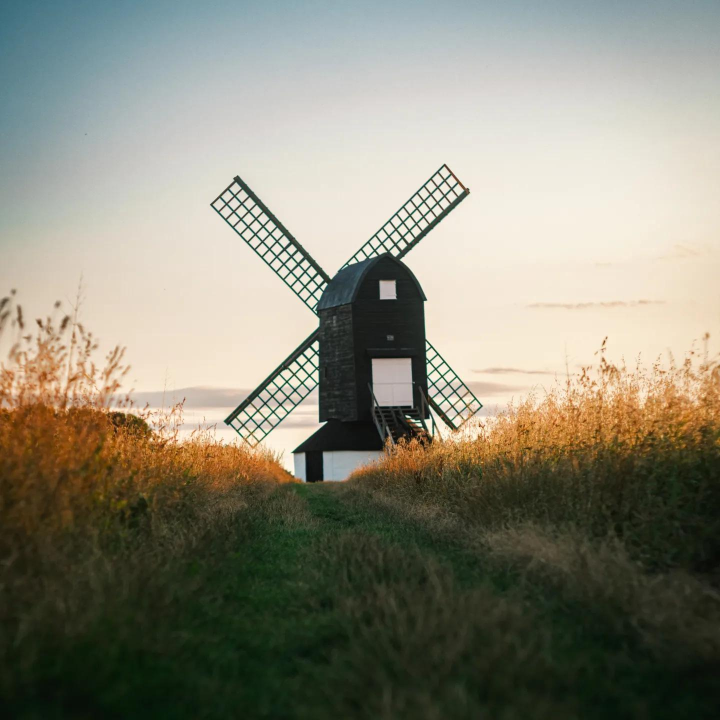
//> input picture Windmill.jpg, 1440 x 1440 px (shown at 1/2 size)
$ ./img_main   (built with g++ and OpenCV 4)
//> lines starting //> are read from the running program, lines starting //| are printed output that depends on the picture
//> further down, original is the input picture: 1440 rows x 1440 cols, CV_8UC3; mean B, G, R 119.3, 135, 137.1
#include <opencv2/opencv.hpp>
#include <iostream>

cv::Mat original, modified; // Declare oriignal and modified as cv::Mat(rices)

// Default params for adjustment later.
int brightness = 50;

int colorX = 50;  // left to right
int colorY = 50;  // bottom to top

int colorShift = 0;
int blurAmount = 1;
bool showEdges = false;
int saveCount = 0;
int edgeThreshold = 50;

// Resize image so it fits window
void showImagePreservingAspect(const std::string& winName, const cv::Mat& img,
                                int maxWidth = 1000, int maxHeight = 800,
                                int minWidth = 300, int minHeight = 300) {
    double imgAspect = static_cast<double>(img.cols) / img.rows;
    double winAspect = static_cast<double>(maxWidth) / maxHeight;

    int displayWidth, displayHeight;
    if (imgAspect > winAspect) {
        displayWidth = maxWidth;
        displayHeight = static_cast<int>(maxWidth / imgAspect);
        if (displayHeight < minHeight) {
            displayHeight = minHeight;
            displayWidth = static_cast<int>(minHeight * imgAspect);
        }
    } else {
        displayHeight = maxHeight;
        displayWidth = static_cast<int>(maxHeight * imgAspect);
        if (displayWidth < minWidth) {
            displayWidth = minWidth;
            displayHeight = static_cast<int>(minWidth / imgAspect);
        }
    }

    cv::Mat resized;
    cv::resize(img, resized, cv::Size(displayWidth, displayHeight));

    cv::Mat canvas(maxHeight, maxWidth, resized.type(), cv::Scalar(20, 20, 20));
    int xOffset = std::max((maxWidth - displayWidth) / 2, 0);
    int yOffset = std::max((maxHeight - displayHeight) / 2, 0);
    resized.copyTo(canvas(cv::Rect(xOffset, yOffset, displayWidth, displayHeight)));

    cv::imshow(winName, canvas);
}

void overlayEdges(cv::Mat &img) {
    cv::Mat gray, edges;
    cv::cvtColor(img, gray, cv::COLOR_BGR2GRAY);
    cv::Sobel(gray, edges, CV_8U, 1, 1);

    // Create a mask where edges are strong
    cv::Mat mask;
    cv::threshold(edges, mask, edgeThreshold, 255, cv::THRESH_BINARY);  // adjust threshold for sharpness

    // Make a yellow overlay image (BGR = [0,255,255])
    cv::Mat yellow(img.size(), img.type(), cv::Scalar(0, 255, 255));

    // Copy yellow onto img only where mask is non-zero
    yellow.copyTo(img, mask);
}

void showHistogram(const cv::Mat& image) {
    std::vector<cv::Mat> bgr_planes;
    cv::split(image, bgr_planes);

    int histSize = 256;
    float range[] = { 0, 256 };
    const float* histRange = { range };
    bool uniform = true, accumulate = false;

    cv::Mat b_hist, g_hist, r_hist;

    cv::calcHist(&bgr_planes[0], 1, 0, cv::Mat(), b_hist, 1, &histSize, &histRange, uniform, accumulate);
    cv::calcHist(&bgr_planes[1], 1, 0, cv::Mat(), g_hist, 1, &histSize, &histRange, uniform, accumulate);
    cv::calcHist(&bgr_planes[2], 1, 0, cv::Mat(), r_hist, 1, &histSize, &histRange, uniform, accumulate);

    int hist_w = 512, hist_h = 400;
    int bin_w = cvRound((double)hist_w / histSize);
    cv::Mat histImage(hist_h, hist_w, CV_8UC3, cv::Scalar(0, 0, 0));

    cv::normalize(b_hist, b_hist, 0, histImage.rows, cv::NORM_MINMAX);
    cv::normalize(g_hist, g_hist, 0, histImage.rows, cv::NORM_MINMAX);
    cv::normalize(r_hist, r_hist, 0, histImage.rows, cv::NORM_MINMAX);

    for (int i = 1; i < histSize; i++) {
        cv::line(histImage,
                 cv::Point(bin_w * (i - 1), hist_h - cvRound(b_hist.at<float>(i - 1))),
                 cv::Point(bin_w * i, hist_h - cvRound(b_hist.at<float>(i))),
                 cv::Scalar(255, 0, 0), 2);
        cv::line(histImage,
                 cv::Point(bin_w * (i - 1), hist_h - cvRound(g_hist.at<float>(i - 1))),
                 cv::Point(bin_w * i, hist_h - cvRound(g_hist.at<float>(i))),
                 cv::Scalar(0, 255, 0), 2);
        cv::line(histImage,
                 cv::Point(bin_w * (i - 1), hist_h - cvRound(r_hist.at<float>(i - 1))),
                 cv::Point(bin_w * i, hist_h - cvRound(r_hist.at<float>(i))),
                 cv::Scalar(0, 0, 255), 2);
    }

    cv::imshow("Histogram", histImage);
}

void drawValueDisplay() {
    cv::Mat valueDisplay(220, 300, CV_8UC3, cv::Scalar(20, 20, 20));

    int y = 30;
    int dy = 30;

    auto drawLine = [&](const std::string &text, cv::Scalar color = cv::Scalar(255, 255, 255)) {
        cv::putText(valueDisplay, text, cv::Point(10, y), cv::FONT_HERSHEY_SIMPLEX, 0.6, color, 1);
        y += dy;
    };

    drawLine("Brightness: " + std::to_string(brightness));
    drawLine("Tint (G↔M): " + std::to_string(colorX));
    drawLine("Temp (B↔Y): " + std::to_string(colorY));
    drawLine("Color Shift: " + std::to_string(colorShift));
    drawLine("Blur: " + std::to_string(blurAmount));
    drawLine("Edge Threshold: " + std::to_string(edgeThreshold));

    y += 10; // extra spacing before toggle section
    drawLine("Press E to toggle edges", cv::Scalar(200, 200, 200));
    drawLine("Edges: " + std::string(showEdges ? "On" : "Off"),
             showEdges ? cv::Scalar(0, 255, 255) : cv::Scalar(100, 100, 100));

    cv::imshow("Values", valueDisplay);
}

void drawColorMap() {
    const int width = 300, height = 300;
    cv::Mat colorMap(height, width, CV_8UC3);

    for (int y = 0; y < height; ++y) {
        for (int x = 0; x < width; ++x) {
            float xf = static_cast<float>(x) / width;   // 0.0 → 1.0
            float yf = static_cast<float>(y) / height;  // 0.0 → 1.0

            // Define axes: X = green ↔ magenta, Y = blue ↔ yellow
            float r = std::min(1.0f, xf + yf);     // red increases toward right and bottom
            float g = std::min(1.0f, (1.0f - xf) + yf); // green increases toward left and bottom
            float b = std::min(1.0f, (1.0f - yf));  // blue increases toward top

            cv::Vec3b color(
                static_cast<uchar>(b * 255),
                static_cast<uchar>(g * 255),
                static_cast<uchar>(r * 255)
            );
            colorMap.at<cv::Vec3b>(y, x) = color;
        }
    }

    // Draw black dot at selected X/Y
    int cx = static_cast<int>((colorX / 100.0) * (width - 1));
    int cy = static_cast<int>((1.0 - colorY / 100.0) * (height - 1)); // Flip Y (top = high)
    cv::circle(colorMap, cv::Point(cx, cy), 5, cv::Scalar(0, 0, 0), -1, cv::LINE_AA);

    cv::imshow("Color Spectrum", colorMap);
}


void updateImage(int, void*) {
    // Manually fetch values before updating image
    brightness     = cv::getTrackbarPos("Brightness", "Image");
    colorX         = cv::getTrackbarPos("Tint (G↔M)", "Image");
    colorY         = cv::getTrackbarPos("Temp (B↔Y)", "Image");
    colorShift     = cv::getTrackbarPos("Color Shift", "Image");
    blurAmount     = cv::getTrackbarPos("Blur", "Image");
    edgeThreshold  = cv::getTrackbarPos("Edge Threshold", "Image");

    colorX = cv::getTrackbarPos("Tint (G↔M)", "Image");
    colorY = cv::getTrackbarPos("Temp (B↔Y)", "Image");
    colorShift = cv::getTrackbarPos("Color Shift", "Image");
    blurAmount = cv::getTrackbarPos("Blur", "Image");
    edgeThreshold = cv::getTrackbarPos("Edge Threshold", "Image");

    modified = original.clone();

    double alpha = 1.0;
    int beta = brightness - 50;
    original.convertTo(modified, -1, alpha, beta);

    // Split into hue, sat and brightness channels, modify hue, recombine.
    std::vector<cv::Mat> channels(3);
    cv::split(modified, channels);

    // Determine target color direction from X/Y
    int dx = colorX - 50;
    int dy = colorY - 50;

    double angle = std::atan2(dy, dx) * 180.0 / CV_PI;
    if (angle < 0) angle += 360;

    // Map angle to RGB channel weights (simplified)
    double r_weight = std::max(0.0, std::cos((angle - 0) * CV_PI / 180));
    double g_weight = std::max(0.0, std::cos((angle - 120) * CV_PI / 180));
    double b_weight = std::max(0.0, std::cos((angle - 240) * CV_PI / 180));

    // Normalize
    double sum = r_weight + g_weight + b_weight + 1e-6;
    r_weight /= sum;
    g_weight /= sum;
    b_weight /= sum;

    // Scale intensity of shift
    int shift = 20;
    channels[2] = cv::min(channels[2] + r_weight * shift, 255); // Red
    channels[1] = cv::min(channels[1] + g_weight * shift, 255); // Green
    channels[0] = cv::min(channels[0] + b_weight * shift, 255); // Blue

    cv::merge(channels, modified);


    cv::Mat hsv;
    cv::cvtColor(modified, hsv, cv::COLOR_BGR2HSV);
//> hsv: 1440 rows x 1440 cols, CV_8UC3; mean H, S, V 108.8, 126, 108.9
    std::vector<cv::Mat> hsvChannels;
    cv::split(hsv, hsvChannels);
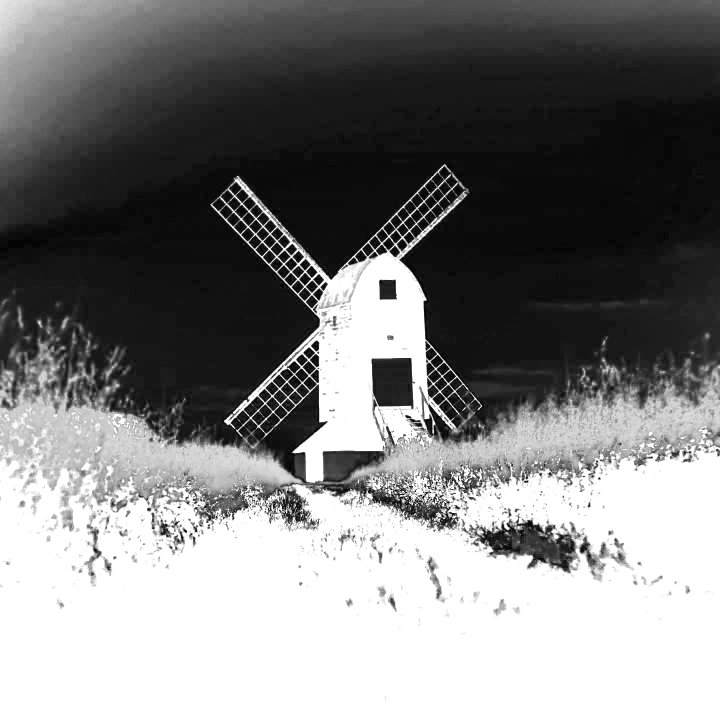
//> hsvChannels[1]: 1440 rows x 1440 cols, CV_8UC1 (shown at 1/2 size); min 0, max 255, mean 126
    hsvChannels[0].forEach<uchar>([&](uchar &pixel, const int*) {
        pixel = (pixel + colorShift) % 180;
    });
    cv::merge(hsvChannels, hsv);
    cv::cvtColor(hsv, modified, cv::COLOR_HSV2BGR);

    int blurVal = blurAmount * 2 + 1;
    cv::GaussianBlur(modified, modified, cv::Size(blurVal, blurVal), 0);

    if (showEdges) {
        overlayEdges(modified);
    }


    showImagePreservingAspect("Image", modified);
//> in showImagePreservingAspect, `resized.copyTo(canvas(cv::Rect(xOffset, yOffset, displayWidth, display..`:
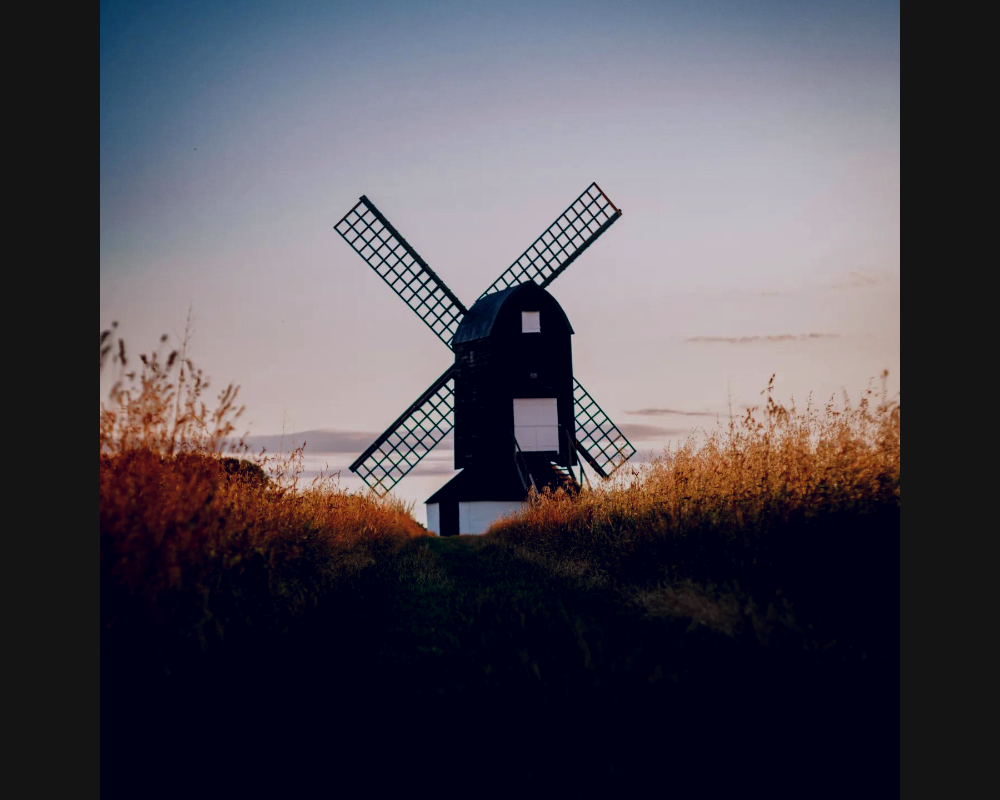
//> canvas: 800 rows x 1000 cols, CV_8UC3; mean B, G, R 84, 75.1, 79.1

    // Show histogram after modifying the image
    showHistogram(modified);
//> in showHistogram, `cv::calcHist(&bgr_planes[0], 1, 0, cv::Mat(), b_hist, 1, &histSize, &h..`: b_hist = 256 values, max 798996 at index 20, min 0 at index 0, mean 8100
//> in showHistogram, `cv::calcHist(&bgr_planes[1], 1, 0, cv::Mat(), g_hist, 1, &histSize, &h..`: g_hist = 256 values, max 641430 at index 0, min 0 at index 206, mean 8100
//> in showHistogram, `cv::calcHist(&bgr_planes[2], 1, 0, cv::Mat(), r_hist, 1, &histSize, &h..`: r_hist = 256 values, max 664878 at index 0, min 0 at index 206, mean 8100
//> in showHistogram, `cv::normalize(b_hist, b_hist, 0, histImage.rows, cv::NORM_MINMAX);`: b_hist = 256 values, max 400 at index 20, min 0 at index 0, mean 4.06
//> in showHistogram, `cv::normalize(g_hist, g_hist, 0, histImage.rows, cv::NORM_MINMAX);`: g_hist = 256 values, max 400 at index 0, min 0 at index 206, mean 5.05
//> in showHistogram, `cv::normalize(r_hist, r_hist, 0, histImage.rows, cv::NORM_MINMAX);`: r_hist = 256 values, max 400 at index 0, min 0 at index 206, mean 4.87
//> after the loop in showHistogram, `for (int i = 1; i < histSize; i++)`:
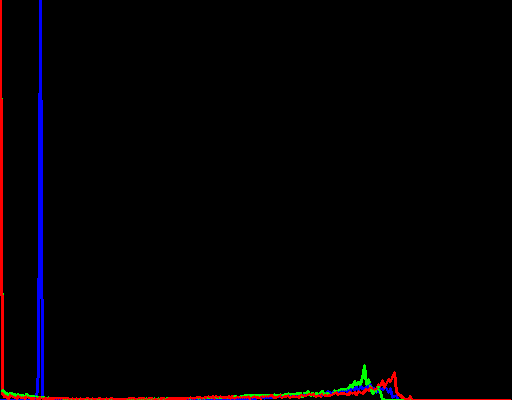
//> histImage: 400 rows x 512 cols, CV_8UC3; mean B, G, R 2.8, 0.8, 3

    // Lil display with info on it.
    drawValueDisplay();

    // Show color value map
    drawColorMap();
//> in drawColorMap, `cv::circle(colorMap, cv::Point(cx, cy), 5, cv::Scalar(0, 0, 0), -1, cv..`:
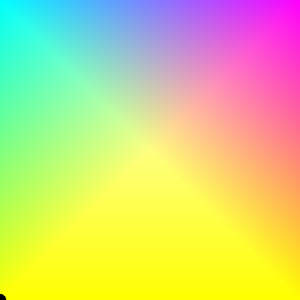
//> colorMap: 300 rows x 300 cols, CV_8UC3; mean B, G, R 127.4, 212.2, 211.7
}

int main() {

    // Write a short message to the console.
    std::cout << "=== Image Adjuster v1.0 ===\n";
    std::cout << "Created by J\n";
    std::cout << "Use sliders to adjust brightness, color, blur, and edge detection.\n";
    std::cout << "Press [E] to toggle edge overlay, [S] to save, [ESC] to exit.\n\n";

    original = cv::imread("Windmill.jpg");
    if (original.empty()) {
        std::cout << "Failed to load image\n";
        return 1;
    }

    // Null pointer just fetches slider values instead of global values.
    cv::namedWindow("Image", cv::WINDOW_NORMAL);
    cv::namedWindow("Values", cv::WINDOW_NORMAL);
    cv::createTrackbar("Brightness", "Image", nullptr, 100, updateImage);

    cv::createTrackbar("Tint (G↔M)", "Image",  nullptr, 100, updateImage);   // green ↔ magenta
    cv::createTrackbar("Temp (B↔Y)", "Image",  nullptr, 100, updateImage);   // blue ↔ yellow

    cv::namedWindow("Color Spectrum", cv::WINDOW_NORMAL);
    cv::createTrackbar("Color Shift", "Image",  nullptr, 100, updateImage);
    cv::createTrackbar("Blur", "Image",  nullptr, 10, updateImage);
    cv::createTrackbar("Edge Threshold", "Image",  nullptr, 255, updateImage);


    updateImage(0, nullptr);

    // Keep the window alive
    while (true) {
        int key = cv::waitKey(30);
//> the 'e' key is pressed
        if (key == 27) break; // ESC
        else if (key == 'e') {
            showEdges = !showEdges;
            updateImage(0, nullptr);
//> in overlayEdges, `cv::threshold(edges, mask, edgeThreshold, 255, cv::THRESH_BINARY);`:
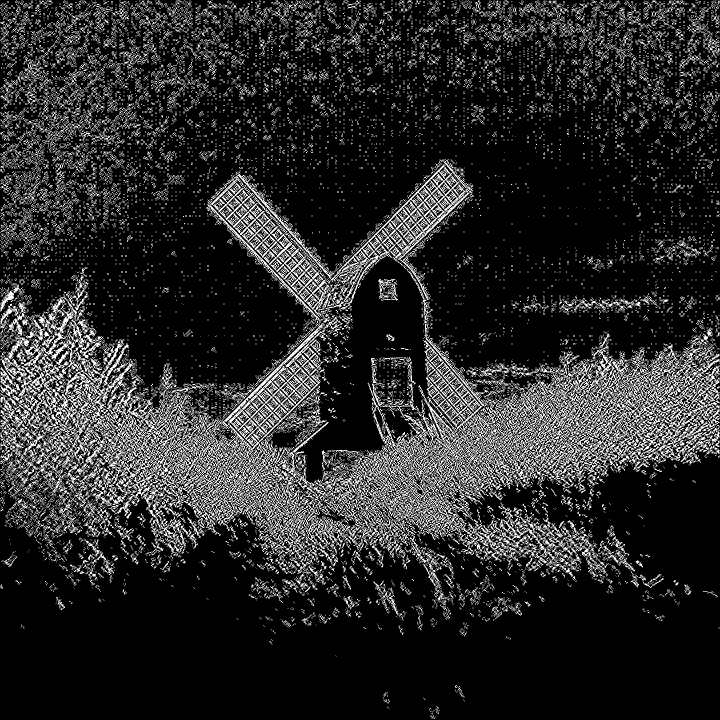
//> mask: 1440 rows x 1440 cols, CV_8UC1 (shown at 1/2 size); 16% white in thin lines or dots
//> in overlayEdges, `yellow.copyTo(img, mask);`:
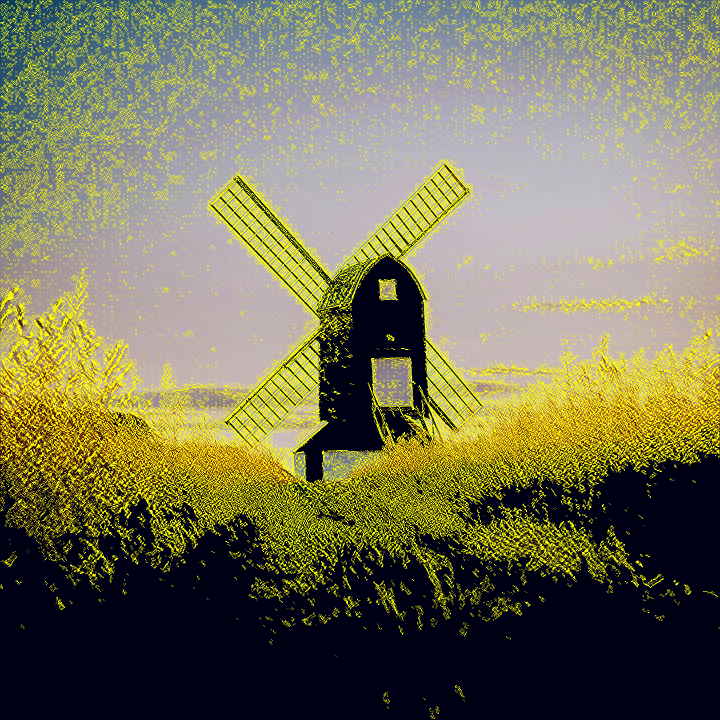
//> img: 1440 rows x 1440 cols, CV_8UC3 (shown at 1/2 size); mean B, G, R 85.8, 116.1, 119.1
//> in showHistogram (call 2), `cv::split(image, bgr_planes);`:
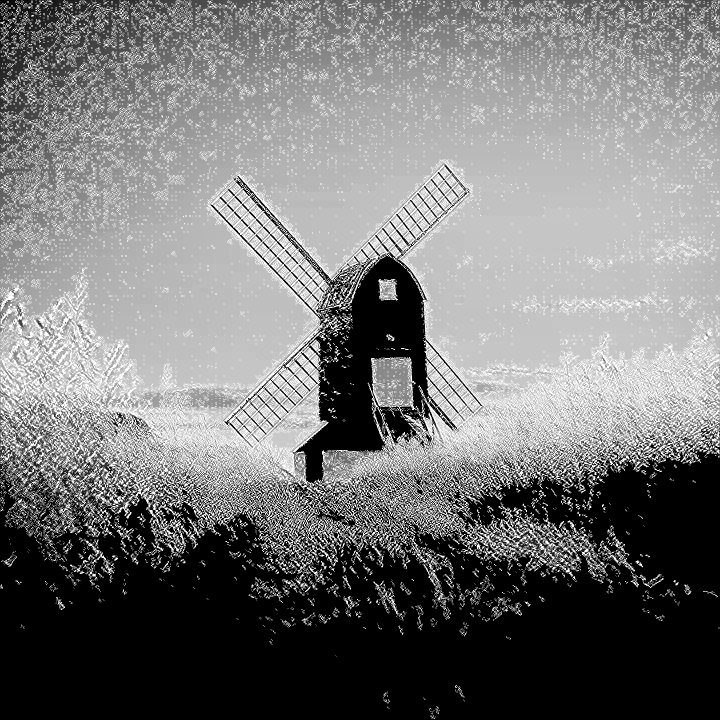
//> bgr_planes[2]: 1440 rows x 1440 cols, CV_8UC1 (shown at 1/2 size); min 0, max 255, mean 119.1
//> in showHistogram (call 2), `cv::calcHist(&bgr_planes[0], 1, 0, cv::Mat(), b_hist, 1, &histSize, &h..`: b_hist = 256 values, max 704219 at index 20, min 0 at index 1, mean 8100
//> in showHistogram (call 2), `cv::calcHist(&bgr_planes[1], 1, 0, cv::Mat(), g_hist, 1, &histSize, &h..`: g_hist = 256 values, max 614742 at index 0, min 0 at index 206, mean 8100
//> in showHistogram (call 2), `cv::calcHist(&bgr_planes[2], 1, 0, cv::Mat(), r_hist, 1, &histSize, &h..`: r_hist = 256 values, max 626391 at index 0, min 0 at index 206, mean 8100
//> in showHistogram (call 2), `cv::normalize(b_hist, b_hist, 0, histImage.rows, cv::NORM_MINMAX);`: b_hist = 256 values, max 400 at index 20, min 0 at index 1, mean 4.6
//> in showHistogram (call 2), `cv::normalize(g_hist, g_hist, 0, histImage.rows, cv::NORM_MINMAX);`: g_hist = 256 values, max 400 at index 0, min 0 at index 206, mean 5.27
//> in showHistogram (call 2), `cv::normalize(r_hist, r_hist, 0, histImage.rows, cv::NORM_MINMAX);`: r_hist = 256 values, max 400 at index 0, min 0 at index 206, mean 5.17

        // Save image
        } else if (key == 's') {
            std::string filename = "output_" + std::to_string(saveCount++) + ".jpg";
            cv::imwrite(filename, modified);
            std::cout << "Saved to " << filename << "\n";
        }
    }

    return 0;
}
